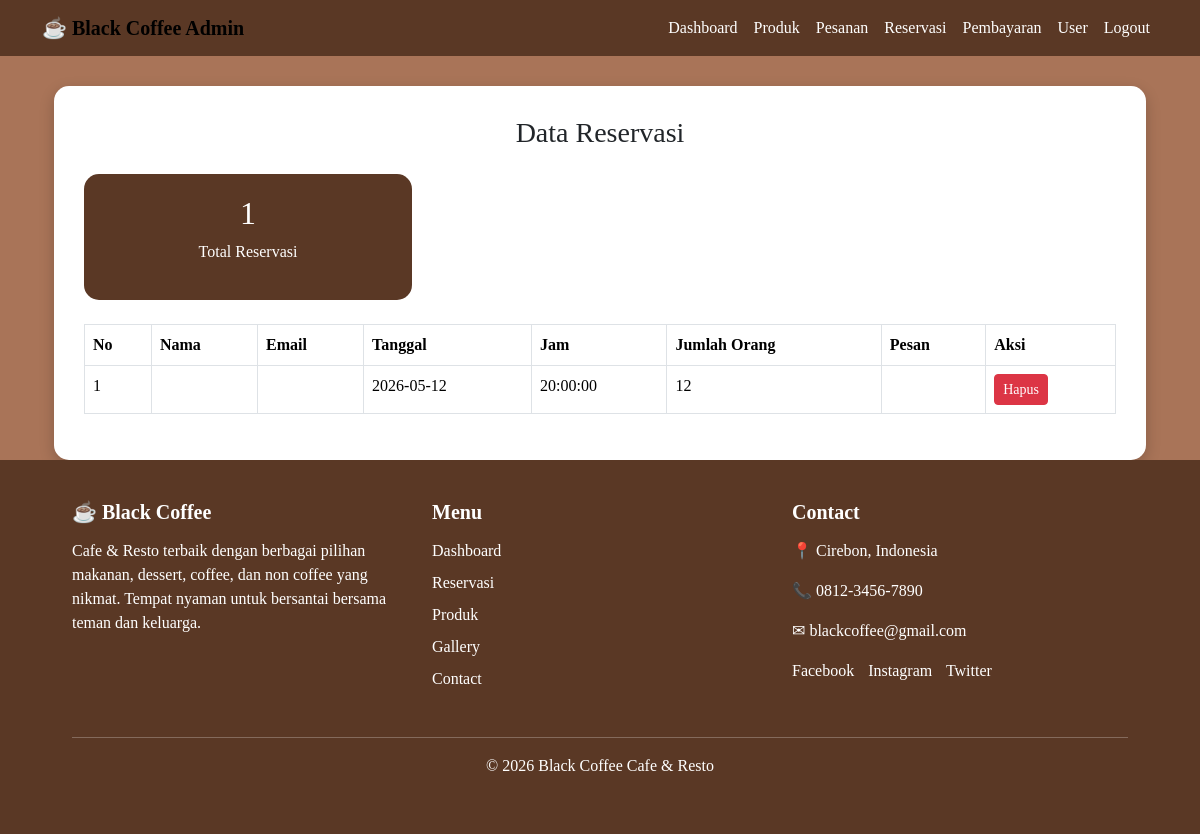
The page /admin/index.php?menu=reservasi (signed in) on the database as committed earlier.
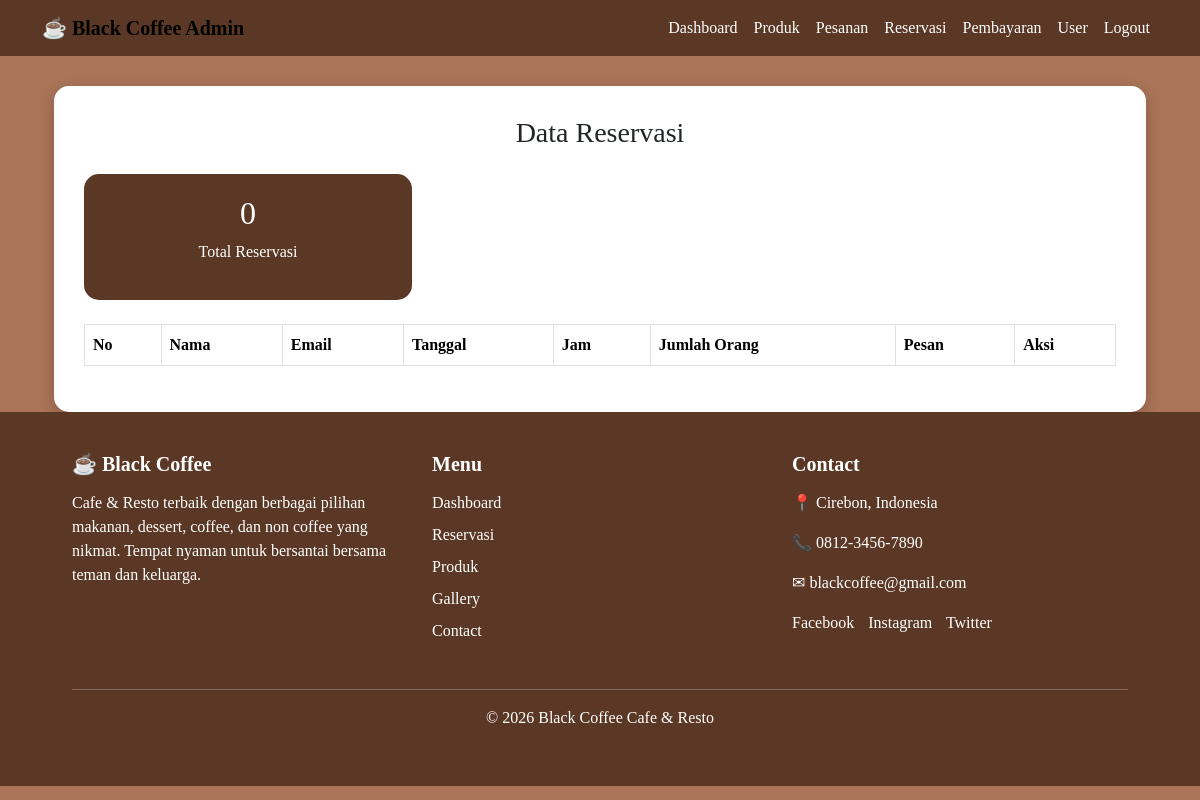
The same page on the database as committed later.
### tables this page shows
CREATE TABLE `reservasi` (
  `id_reservasi` int(11) NOT NULL,
  `nama` varchar(100) DEFAULT NULL,
  `tanggal` date DEFAULT NULL,
  `jam` time DEFAULT NULL,
  `jumlah_orang` int(11) DEFAULT NULL,
  `pesan` text DEFAULT NULL
);

### admin/index.php (called while the page is built, shortened)
<?php
include "dashboard.php";
?>

### admin/reservasi.php (the view, shortened to what this page needs)
<?php
include "../koneksi.php";
$data = mysqli_query($conn,"SELECT * FROM reservasi");
$total_reservasi = mysqli_num_rows($data);
?>
<!DOCTYPE html>
<html>
<head>
<link rel="stylesheet" href="https://cdn.jsdelivr.net/npm/bootstrap@5.3.2/dist/css/bootstrap.min.css">
</head>
<body>
<div class="container">
<div class="container-box">
<h3 class="text-center mb-4">Data Reservasi</h3>
<div class="row mb-4">
<div class="col-md-4">
<div class="stat-card">
<h2><?php echo $total_reservasi; ?></h2>
<p>Total Reservasi</p>
</div>
</div>
</div>
<table class="table table-bordered">
<tr>
<th>No</th>
<th>Nama</th>
<th>Email</th>
<th>Tanggal</th>
<th>Jam</th>
<th>Jumlah Orang</th>
<th>Pesan</th>
<th>Aksi</th>
</tr>
<?php
$no=1;
while($d=mysqli_fetch_assoc($data)){
?>
<tr>
<td><?php echo $no++; ?></td>
<td><?php echo $d['nama']; ?></td>
<td><?php echo $d['email']; ?></td>
<td><?php echo $d['tanggal']; ?></td>
<td><?php echo $d['jam']; ?></td>
<td><?php echo $d['jumlah_orang']; ?></td>
<td><?php echo $d['pesan']; ?></td>
<td>
<a href="hapus_reservasi.php?id=<?php echo $d['id_reservasi']; ?>"
class="btn btn-danger btn-sm"
onclick="return confirm('Hapus reservasi ini?')">
Hapus
</a>
</td>
</tr>
<?php } ?>
</table>
</div>
</div>
</body>
</html>

Rows that differ between the two databases and show on the page:
removed reservasi: tanggal "2026-05-12", jam "20:00:00", jumlah_orang "12"
Other text that changed with them:
$total_reservasi: "1" → "0"
